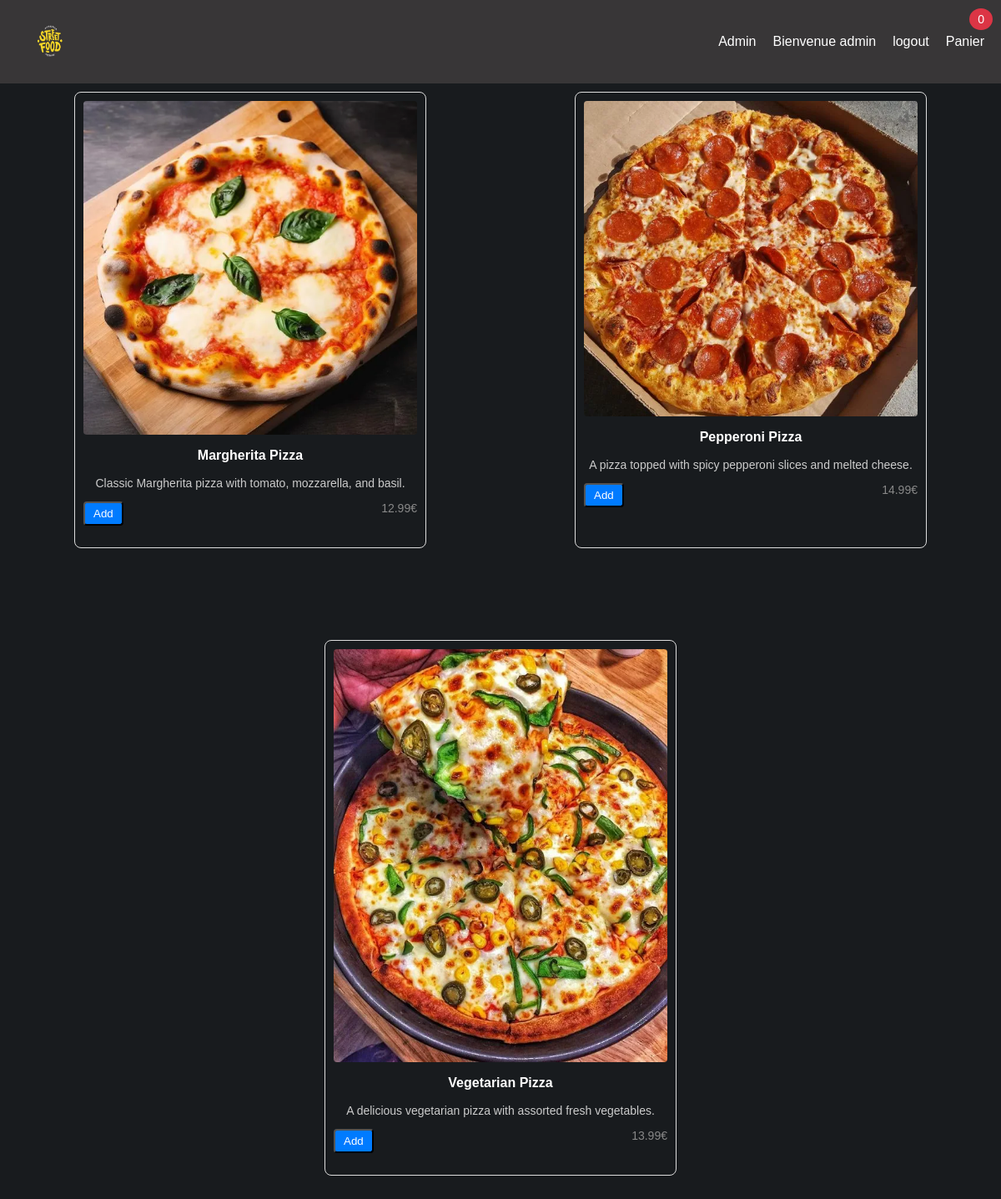
/Pizza.php (signed in), run on the app's committed database.
### tables this page shows
CREATE TABLE IF NOT EXISTS `product` (
  `id` int NOT NULL AUTO_INCREMENT,
  `name` varchar(255) NOT NULL,
  `description` text NOT NULL,
  `price` float NOT NULL,
  `category` int NOT NULL,
  `filename` varchar(255) NOT NULL,
  PRIMARY KEY (`id`),
  KEY `category` (`category`)
);

### modele.php (called while the page is built, shortened)
<?php
function get_products_by_category($id, $bdLink) {
    $query = "SELECT * FROM product WHERE category=:id";
    $stmt = $bdLink->prepare($query);
    $stmt->bindParam(':id', $id, PDO::PARAM_INT);
    $stmt->execute();
    $products = $stmt->fetchAll(PDO::FETCH_ASSOC);
    return $products;
}
?>

### Pizza.php (the view, shortened to what this page needs)
<?php
include_once 'database.php';
include_once 'modele.php';
include_once 'header.php';
$products = get_products_by_category(2, $bdLink);
?>
<div class="card-container">
    <?php foreach ($products as $p) { ?>
        <div class="card">
            <img src="./uploads/<?= $p['filename']; ?>" class="card-image">
            <div class="card-details">
                <p class="card-title"><?= $p['name']; ?></p>
                <p class="card-description"><?= $p['description']; ?></p>
                <div class="card-actions">
                    <form method="post" action="pizza.php">
                        <input type="submit" name="add_to_panier" value="Add" class="card-link">
                    </form>
                    <small class="card-price"><?= $p['price']; ?>€</small>
                </div>
            </div>
        </div>
    <?php } ?>
</div>

### header.php (style rules this page uses)
body { font-family: Arial, sans-serif; margin: 0; padding: 0; position: relative; }

### Pizza.php (style rules this page uses)
.card-container { display: flex; flex-wrap: wrap; justify-content: space-around; }
.card { border: 1px solid #ddd; border-radius: 8px; margin: 10px; margin-bottom: 100px; padding: 10px; width: 400px; text-align: center; }
.card-image { width: 100%; height: auto; border-radius: 4px; }
.card-details { margin-top: 10px; }
.card-title { font-size: 16px; font-weight: bold; }
.card-description { font-size: 14px; color: #ccc; }
.card-actions { display: flex; justify-content: space-between; margin-top: 8px; }
.card-link { text-decoration: none; background-color: #007bff; color: #fff; padding: 5px 10px; border-radius: 4px; }
.card-price { font-size: 14px; color: #888; }

### data on the page
product: filename (picture), name "Margherita Pizza", description "Classic Margherita pizza with tomato, mozzarella, and basil.", price "12.99"
product: filename (picture), name "Pepperoni Pizza", description "A pizza topped with spicy pepperoni slices and melted cheese.", price "14.99"
product: filename (picture), name "Vegetarian Pizza", description "A delicious vegetarian pizza with assorted fresh vegetables.", price "13.99"

### other printed values
$_SESSION['name'] "admin"
$_SESSION['nb_items'] "0"
